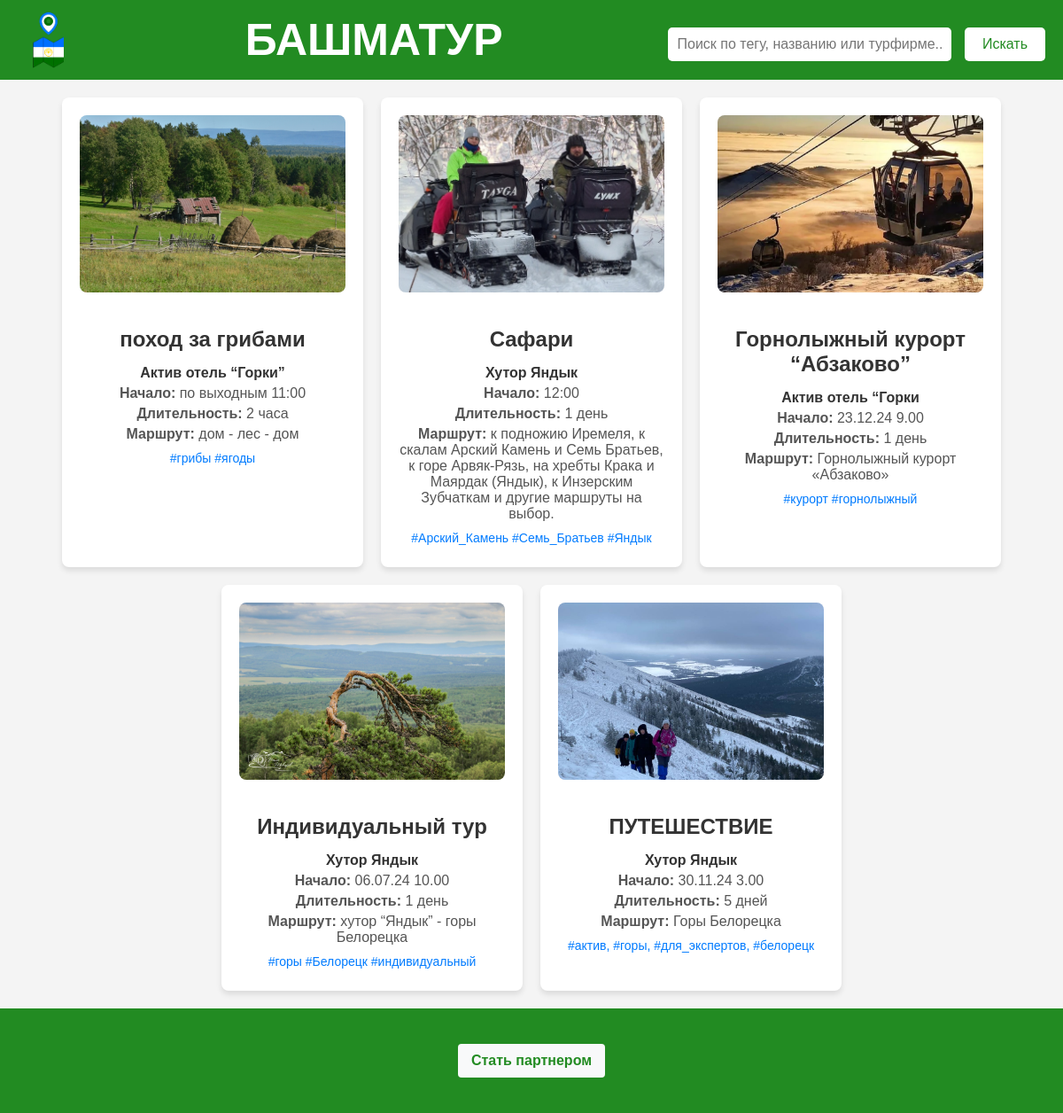
The app's page /tours, older data.
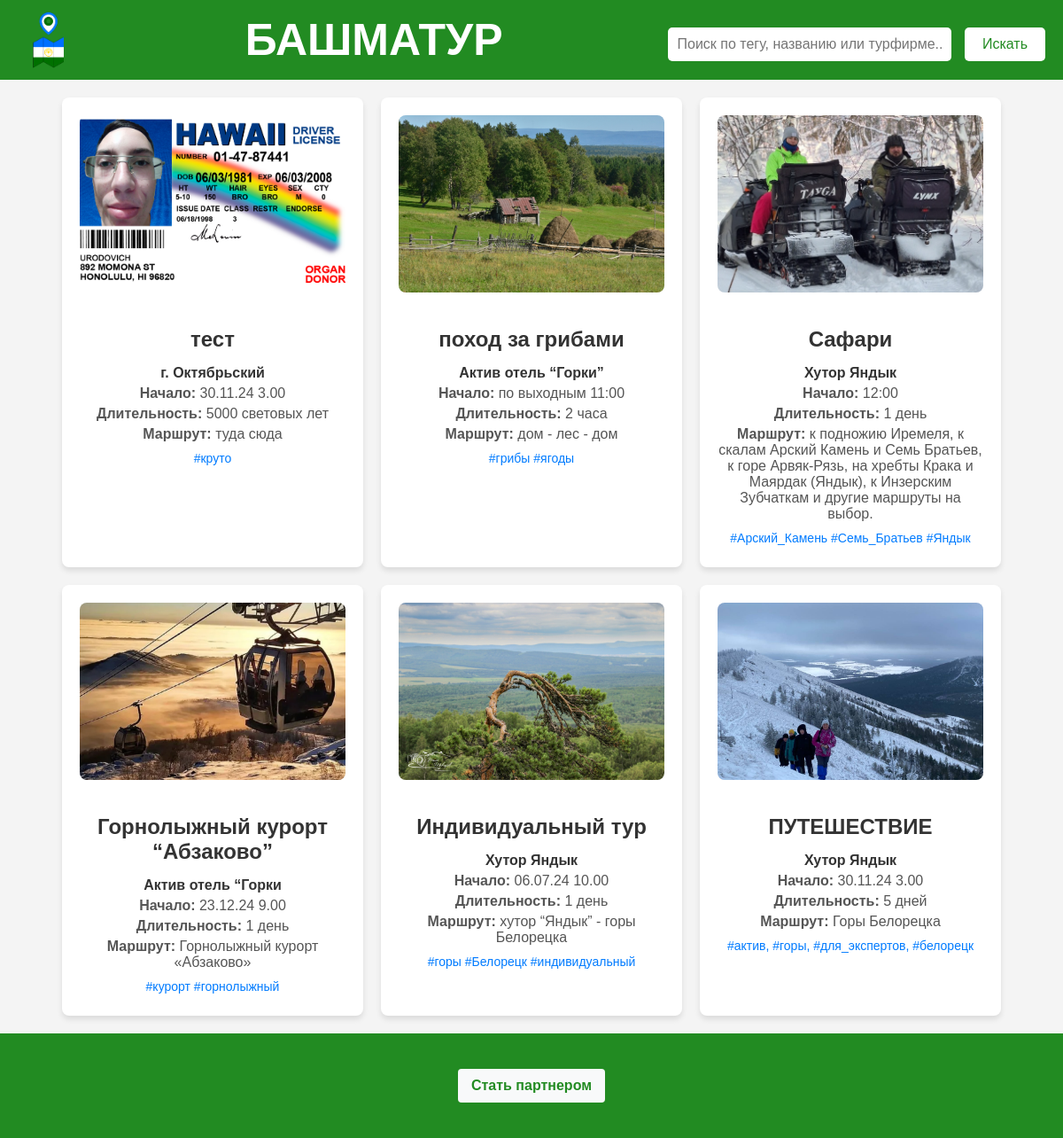
The same page, newer data.
### tables this page shows
CREATE TABLE tours (id INTEGER PRIMARY KEY AUTOINCREMENT, title varchar (255), start_time varchar (255), duration varchar (255), route varchar (255), tags varchar (255), tour_agency varchar (255), photo varchar (255), agency_id varchar (255));

### main.py (the view)
@app.get("/tours", response_class=HTMLResponse)
@limiter.limit("120/minute")
async def tours(request: Request, search: str = None):
    data = decode_jwt(request.cookies.get("Authorization"))
    if data:
        is_auth = db.login_user(data["email"], data["password"])
    else:
        is_auth = False
    all_tours = db.get_all_tours()
    all_tours = [Tour(*args) for args in all_tours]
    if search is not None:
        search_lower = search.lower()
        tour_list = [
            tour for tour in all_tours
            if search_lower in tour.tags.lower()
               or max((similar(search_lower, word) for word in tour.title.lower().split())) >= 0.5
               or max((similar(search_lower, word) for word in tour.route.lower().split())) >= 0.5
               or max((similar(search_lower, word) for word in tour.tour_agency.lower().split())) >= 0.5
        ]
    else:
        tour_list = all_tours
    return templates.TemplateResponse(request=request, name="tours.html", context={"tours": tour_list, "is_auth": is_auth})

### templates/tours.html (shortened to what this page needs)
<!DOCTYPE html>
<html lang="en">
<head>
    <link rel="stylesheet" href="/static/home.css">
</head>
<body>
    <div class="header">
        <img src="/static/logo.png" alt="Логотип сайта" class="logo">
        <div class="center-text">БАШМАТУР</div>
        <form method="GET" action="/tours">
            <input type="text" name="search" placeholder="Поиск по тегу, названию или турфирме..." value="{{ search_query }}">
            <button type="submit">Искать</button>
        </form>
    </div>
    <div class="container">
    {% for tour in tours %}
    <div class="card" onclick="window.location.href='/tour/{{ tour.id }}'">
        {% if tour.photo %}
        <img src="static/photo/{{ tour.photo }}" alt="Фото тура" class="card-photo">
        {% endif %}
        <h2>{{ tour.title }}</h2>
        <p class="agency">{{ tour.tour_agency }}</p>
        <p><strong>Начало:</strong> {{ tour.start_time }}</p>
        <p><strong>Длительность:</strong> {{ tour.duration }}</p>
        <p><strong>Маршрут:</strong> {{ tour.route }}</p>
        <p class="tags">{{ tour.tags }}</p>
    </div>
    {% endfor %}
</div>
{% extends "basement.html" %}

### templates/basement.html (shortened to what this page needs)
<footer>
  <div class="container">
    <div class="row">
        {% if is_auth %}
        <a href="/admin" class="btn btn-success">Панель управления турами</a>
        {% else %}
        <a href="/login" class="btn btn-primary">Стать партнером</a>
        {% endif %}
    </div>
  </div>
</footer>

### static/home.css (style rules this page uses)
body { font-family: Arial, sans-serif; margin: 0; padding: 0; background-color: #f4f4f4; }
.header { background-color: #228B22; color: white; padding: 20px; text-align: center; }
.header form { margin-top: 10px; }
.header input[type="text"] { padding: 10px; font-size: 16px; width: 300px; border-radius: 5px; border: none; }
.header button { padding: 10px 20px; font-size: 16px; border: none; border-radius: 5px; background-color: white; color: #228B22; cursor: pointer; margin-left: 10px; }
.container { display: flex; flex-wrap: wrap; gap: 20px; justify-content: center; padding: 20px; }
.card { background: #fff; border-radius: 8px; box-shadow: 0 4px 6px rgba(0, 0, 0, 0.1); padding: 20px; width: 300px; text-align: center; cursor: pointer; transition: transform 0.3s ease, box-shadow 0.3s ease; }
.card h2 { font-size: 24px; margin-bottom: 10px; color: #333; }
.card p { margin: 5px 0; color: #555; }
.card .tags { color: #007BFF; font-size: 14px; margin-top: 10px; }
.card .agency { margin-top: 15px; font-size: 16px; color: #333; font-weight: bold; }
.card { background: #fff; border-radius: 8px; box-shadow: 0 4px 6px rgba(0, 0, 0, 0.1); padding: 20px; width: 300px; text-align: center; cursor: pointer; transition: transform 0.3s ease, box-shadow 0.3s ease; overflow: hidden; }
.card-photo { width: 100%; height: 200px; object-fit: cover; border-radius: 8px; margin-bottom: 15px; }
.header { display: flex; align-items: center; justify-content: space-between; padding: 10px 20px; }
.header .logo { height: 70px; }
.header .center-text { flex-grow: 1; text-align: center; font-size: 50px; font-weight: bold; color: white; margin: 0; }

### templates/basement.html (style rules this page uses)
footer { background-color: #228B22; padding: 20px 0; }
.container { max-width: 1140px; margin: 0 auto; }
.row { display: flex; justify-content: space-between; align-items: center; }
.btn { display: inline-block; font-weight: bold; color: #228B22; text-decoration: none; padding: 10px 15px; border-radius: 4px; transition: background-color 0.3s ease; }
.btn-primary { background-color: #f8f9fa; }

Row changes from the older to the newer data that the page shows:
added tours: photo (picture), title "тест", tour_agency "г. Октябрьский", start_time "30.11.24 3.00", duration "5000 световых лет", route "туда сюда", tags "#круто"
